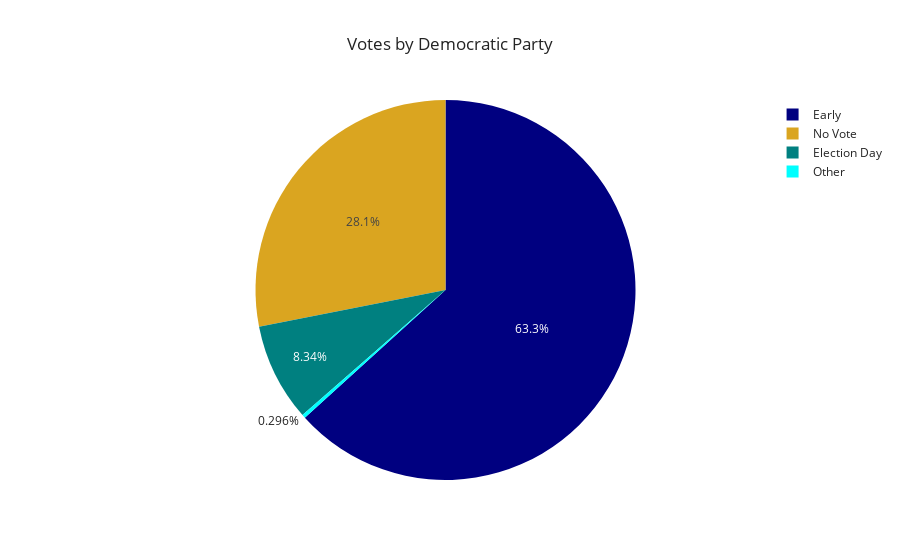

Notebook cell for this chart:
### Code cell
get_pie_count(elec_df, 'party_grp', 'Gen_2020', 'DEM',
              title='Votes by Democratic Party')

### Figure 1 — Plotly figure (JSON) as saved in the notebook; plotly's stock layout.template omitted (floating-point values rounded to 4 significant figures)
{"data": [{"customdata": [["Early"], ["Election Day"], ["No Vote"], ["Other"]], "domain": {"x": [0, 1], "y": [0, 1]}, "hovertemplate": "Voting Method=%{customdata[0]}<br>Count=%{value}<extra></extra>", "labels": ["Early", "Election Day", "No Vote", "Other"], "legendgroup": "", "marker": {"colors": ["navy", "teal", "goldenrod", "aqua"]}, "name": "", "showlegend": true, "type": "pie", "values": [1654622, 218234, 734705, 7739]}], "layout": {"legend": {"tracegroupgap": 0}, "title": {"text": "Votes by Democratic Party"}}}
